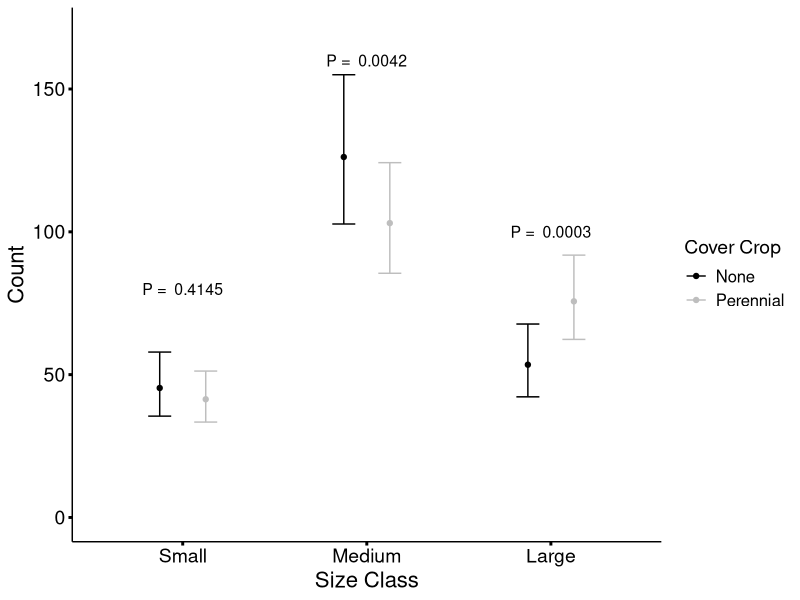

Here is the R script that generated this plot:
library(multcomp)
library(car)
library(tidyverse)
library(emmeans)
library(readxl)           # Reads in xls like a champ
library(lme4)

# Get rid of scientific notation
options(scipen = 8)

# defaults used in R)
theme_old <- theme_get() # Allows you to go back to default theme
theme_new <- theme_old +
  theme(axis.line = element_line(linetype = "solid"), 
        axis.ticks = element_line(colour = "black", size = 1), 
        panel.grid.major = element_line(colour = NA), 
        panel.grid.minor = element_line(colour = NA),
        axis.title = element_text(size = 16),
        axis.text = element_text(size = 14, colour = "black"),
        plot.title = element_text(size = 14),
        panel.background = element_rect(fill = NA),
        legend.text = element_text(size = 12),
        legend.title = element_text(size = 14),
        plot.background = element_rect(colour = NA))
theme_set(theme_new)


soil_is_data <- read_xlsx("./SOIL IS DATA.xlsx") %>%
  rename("plot_rep" = 1,
         "notes" = 6) %>%
  separate(plot_rep, into = c("cover", "field_rep", "lab_rep"), sep = " ")

soil_is_data_total <- soil_is_data %>%
  select(-Small, -Medium, -Large, -notes)

soil_is_data_size <- soil_is_data %>%
  select(-TOTAL, -notes) %>%
  pivot_longer(cols = c("Small", "Medium", "Large"), 
               names_to = "worm_size", 
               values_to = "count") %>%
  mutate(worm_size = ordered(worm_size, levels = c("Small", "Medium", "Large"))) 


total_glmer <- glmer(TOTAL ~ cover + (1|lab_rep), 
                     family = poisson(link = log), 
                     soil_is_data_total)

Anova(total_glmer)

size_glmer <- glmer(count ~ cover*worm_size + (1|lab_rep), 
                     family = poisson(link = log), 
                     soil_is_data_size)

Anova(size_glmer)

size_emm <- emmeans(size_glmer, ~ cover:worm_size, type = "response")

size_cld <- cld(size_emm, 
                by = "worm_size", 
                level = 0.95, 
                alpha = 0.10,
                Letters = letters)
cld(size_emm, by = "cover", level = 0.95, Letters = letters)

worm_pairs <-  as.data.frame(summary(pairs(size_emm, by = "worm_size"))) %>%
  mutate(p.value = round(p.value, digits = 4))


(worm_graph <-
  ggplot(as.data.frame(size_emm), aes(x = worm_size, y = rate, color = cover)) +
  geom_point(position = position_dodge(width = 0.5)) +
  geom_errorbar(aes(ymin = asymp.LCL, ymax = asymp.UCL), 
                position = position_dodge(width = 0.5),
                width = 0.25) +
  geom_text(data = worm_pairs, 
            aes(x = worm_size, 
                y = c(80, 160, 100)), 
            label = paste("P = ", worm_pairs$p.value),
            size = 4,
            inherit.aes = FALSE) +
  labs(x = "Size Class", y = "Count") +
  scale_color_manual(name = "Cover Crop", values = c("black", "gray")) +
  scale_y_continuous(limits = c(0, 170))
)

cowplot::save_plot("worm_graph.png", worm_graph, base_height = 5, base_width = 8)
